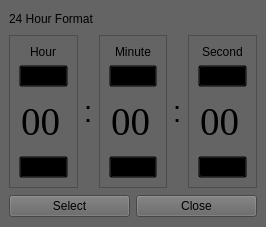
<?xml version="1.0" encoding="UTF-8"?>
<ui version="4.0">
 <class>MainWindow</class>
 <widget class="QMainWindow" name="MainWindow">
  <property name="geometry">
   <rect>
    <x>0</x>
    <y>0</y>
    <width>266</width>
    <height>227</height>
   </rect>
  </property>
  <property name="maximumSize">
   <size>
    <width>266</width>
    <height>16777215</height>
   </size>
  </property>
  <property name="windowTitle">
   <string>MainWindow</string>
  </property>
  <widget class="QWidget" name="centralwidget">
   <property name="styleSheet">
    <string notr="true">background-color: rgb(100,100,100);

</string>
   </property>
   <layout class="QVBoxLayout" name="verticalLayout">
    <item>
     <widget class="QLabel" name="label_6">
      <property name="text">
       <string>24 Hour Format</string>
      </property>
     </widget>
    </item>
    <item>
     <widget class="QFrame" name="frame">
      <property name="frameShape">
       <enum>QFrame::NoFrame</enum>
      </property>
      <property name="frameShadow">
       <enum>QFrame::Raised</enum>
      </property>
      <layout class="QHBoxLayout" name="horizontalLayout">
       <property name="leftMargin">
        <number>0</number>
       </property>
       <property name="topMargin">
        <number>0</number>
       </property>
       <property name="rightMargin">
        <number>0</number>
       </property>
       <property name="bottomMargin">
        <number>0</number>
       </property>
       <item>
        <widget class="QFrame" name="frame_2">
         <property name="minimumSize">
          <size>
           <width>66</width>
           <height>0</height>
          </size>
         </property>
         <property name="frameShape">
          <enum>QFrame::StyledPanel</enum>
         </property>
         <property name="frameShadow">
          <enum>QFrame::Raised</enum>
         </property>
         <layout class="QVBoxLayout" name="verticalLayout_2">
          <item alignment="Qt::AlignHCenter">
           <widget class="QLabel" name="label">
            <property name="text">
             <string>Hour</string>
            </property>
           </widget>
          </item>
          <item>
           <widget class="QPushButton" name="up_hour">
            <property name="cursor">
             <cursorShape>PointingHandCursor</cursorShape>
            </property>
            <property name="styleSheet">
             <string notr="true">background-color:Transparent;</string>
            </property>
            <property name="text">
             <string/>
            </property>
            <property name="icon">
             <iconset>
              <normaloff>images/chevron - up.png</normaloff>images/chevron - up.png</iconset>
            </property>
            <property name="iconSize">
             <size>
              <width>20</width>
              <height>20</height>
             </size>
            </property>
           </widget>
          </item>
          <item alignment="Qt::AlignHCenter">
           <widget class="QLineEdit" name="label_hour">
            <property name="minimumSize">
             <size>
              <width>0</width>
              <height>57</height>
             </size>
            </property>
            <property name="font">
             <font>
              <family>Times New Roman</family>
              <pointsize>29</pointsize>
              <weight>50</weight>
              <bold>false</bold>
             </font>
            </property>
            <property name="text">
             <string>00</string>
            </property>
            <property name="frame">
             <bool>false</bool>
            </property>
           </widget>
          </item>
          <item>
           <widget class="QPushButton" name="down_hour">
            <property name="cursor">
             <cursorShape>PointingHandCursor</cursorShape>
            </property>
            <property name="styleSheet">
             <string notr="true">background-color:Transparent;</string>
            </property>
            <property name="text">
             <string/>
            </property>
            <property name="icon">
             <iconset>
              <normaloff>images/chevron - down.png</normaloff>images/chevron - down.png</iconset>
            </property>
            <property name="iconSize">
             <size>
              <width>20</width>
              <height>20</height>
             </size>
            </property>
           </widget>
          </item>
         </layout>
        </widget>
       </item>
       <item>
        <widget class="QLabel" name="label_4">
         <property name="maximumSize">
          <size>
           <width>9</width>
           <height>16777215</height>
          </size>
         </property>
         <property name="font">
          <font>
           <pointsize>22</pointsize>
          </font>
         </property>
         <property name="text">
          <string>:</string>
         </property>
        </widget>
       </item>
       <item>
        <widget class="QFrame" name="frame_5">
         <property name="minimumSize">
          <size>
           <width>66</width>
           <height>0</height>
          </size>
         </property>
         <property name="frameShape">
          <enum>QFrame::StyledPanel</enum>
         </property>
         <property name="frameShadow">
          <enum>QFrame::Raised</enum>
         </property>
         <layout class="QVBoxLayout" name="verticalLayout_3">
          <item alignment="Qt::AlignHCenter">
           <widget class="QLabel" name="label_2">
            <property name="text">
             <string>Minute</string>
            </property>
           </widget>
          </item>
          <item>
           <widget class="QPushButton" name="up_min">
            <property name="cursor">
             <cursorShape>PointingHandCursor</cursorShape>
            </property>
            <property name="styleSheet">
             <string notr="true">background-color:Transparent;</string>
            </property>
            <property name="text">
             <string/>
            </property>
            <property name="icon">
             <iconset>
              <normaloff>images/chevron - up.png</normaloff>images/chevron - up.png</iconset>
            </property>
            <property name="iconSize">
             <size>
              <width>20</width>
              <height>20</height>
             </size>
            </property>
           </widget>
          </item>
          <item alignment="Qt::AlignHCenter">
           <widget class="QLineEdit" name="label_min">
            <property name="minimumSize">
             <size>
              <width>0</width>
              <height>57</height>
             </size>
            </property>
            <property name="font">
             <font>
              <family>Times New Roman</family>
              <pointsize>29</pointsize>
              <weight>50</weight>
              <bold>false</bold>
             </font>
            </property>
            <property name="text">
             <string>00</string>
            </property>
            <property name="frame">
             <bool>false</bool>
            </property>
           </widget>
          </item>
          <item>
           <widget class="QPushButton" name="down_min">
            <property name="cursor">
             <cursorShape>PointingHandCursor</cursorShape>
            </property>
            <property name="styleSheet">
             <string notr="true">background-color:Transparent;</string>
            </property>
            <property name="text">
             <string/>
            </property>
            <property name="icon">
             <iconset>
              <normaloff>images/chevron - down.png</normaloff>images/chevron - down.png</iconset>
            </property>
            <property name="iconSize">
             <size>
              <width>20</width>
              <height>20</height>
             </size>
            </property>
           </widget>
          </item>
         </layout>
        </widget>
       </item>
       <item>
        <widget class="QLabel" name="label_5">
         <property name="maximumSize">
          <size>
           <width>9</width>
           <height>16777215</height>
          </size>
         </property>
         <property name="font">
          <font>
           <pointsize>22</pointsize>
          </font>
         </property>
         <property name="text">
          <string>:</string>
         </property>
        </widget>
       </item>
       <item>
        <widget class="QFrame" name="frame_6">
         <property name="minimumSize">
          <size>
           <width>66</width>
           <height>0</height>
          </size>
         </property>
         <property name="frameShape">
          <enum>QFrame::StyledPanel</enum>
         </property>
         <property name="frameShadow">
          <enum>QFrame::Raised</enum>
         </property>
         <layout class="QVBoxLayout" name="verticalLayout_4">
          <item alignment="Qt::AlignHCenter">
           <widget class="QLabel" name="label_3">
            <property name="text">
             <string>Second</string>
            </property>
           </widget>
          </item>
          <item>
           <widget class="QPushButton" name="up_sec">
            <property name="cursor">
             <cursorShape>PointingHandCursor</cursorShape>
            </property>
            <property name="styleSheet">
             <string notr="true">background-color:Transparent;</string>
            </property>
            <property name="text">
             <string/>
            </property>
            <property name="icon">
             <iconset>
              <normaloff>images/chevron - up.png</normaloff>images/chevron - up.png</iconset>
            </property>
            <property name="iconSize">
             <size>
              <width>20</width>
              <height>20</height>
             </size>
            </property>
           </widget>
          </item>
          <item alignment="Qt::AlignHCenter">
           <widget class="QLineEdit" name="label_sec">
            <property name="minimumSize">
             <size>
              <width>0</width>
              <height>57</height>
             </size>
            </property>
            <property name="font">
             <font>
              <family>Times New Roman</family>
              <pointsize>29</pointsize>
              <weight>50</weight>
              <bold>false</bold>
             </font>
            </property>
            <property name="text">
             <string>00</string>
            </property>
            <property name="frame">
             <bool>false</bool>
            </property>
           </widget>
          </item>
          <item>
           <widget class="QPushButton" name="down_sec">
            <property name="cursor">
             <cursorShape>PointingHandCursor</cursorShape>
            </property>
            <property name="styleSheet">
             <string notr="true">background-color:Transparent;</string>
            </property>
            <property name="text">
             <string/>
            </property>
            <property name="icon">
             <iconset>
              <normaloff>images/chevron - down.png</normaloff>images/chevron - down.png</iconset>
            </property>
            <property name="iconSize">
             <size>
              <width>20</width>
              <height>20</height>
             </size>
            </property>
           </widget>
          </item>
         </layout>
        </widget>
       </item>
      </layout>
     </widget>
    </item>
    <item>
     <widget class="QFrame" name="frame_3">
      <property name="minimumSize">
       <size>
        <width>0</width>
        <height>24</height>
       </size>
      </property>
      <property name="frameShape">
       <enum>QFrame::NoFrame</enum>
      </property>
      <property name="frameShadow">
       <enum>QFrame::Raised</enum>
      </property>
      <layout class="QHBoxLayout" name="horizontalLayout_2">
       <property name="leftMargin">
        <number>0</number>
       </property>
       <property name="topMargin">
        <number>0</number>
       </property>
       <property name="rightMargin">
        <number>0</number>
       </property>
       <property name="bottomMargin">
        <number>0</number>
       </property>
       <item>
        <widget class="QPushButton" name="select_btn">
         <property name="maximumSize">
          <size>
           <width>150</width>
           <height>16777215</height>
          </size>
         </property>
         <property name="text">
          <string>Select</string>
         </property>
        </widget>
       </item>
       <item>
        <widget class="QPushButton" name="close_btn">
         <property name="maximumSize">
          <size>
           <width>150</width>
           <height>16777215</height>
          </size>
         </property>
         <property name="text">
          <string>Close</string>
         </property>
        </widget>
       </item>
      </layout>
     </widget>
    </item>
   </layout>
  </widget>
 </widget>
 <resources/>
 <connections/>
</ui>
